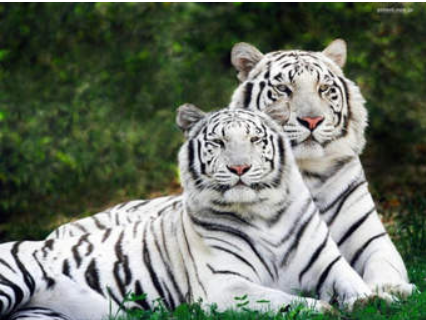
#> input picture ImageFlipping/images/input.png, 426 x 320 px, found by its file name
$ jupyter execute Image_Flipping.ipynb
#> lines starting #> are read from the running program, lines starting #| are printed output that depends on the picture
#Import Modules

[cell 1]
import cv2
import numpy as np
from google.colab.patches import cv2_imshow

#Load Image

[cell 2]
#image is loaded using cv2.imread() method,here flag is 0 ,specifies to load image in GRAYSCALE mode.
'''
Syntax:
  cv2.imread(path,flag)
Parameters:
  path: string representing the path of the image to be read.
  flag: specifies the way in which image should be read.
'''
img=cv2.imread("input.png",0)
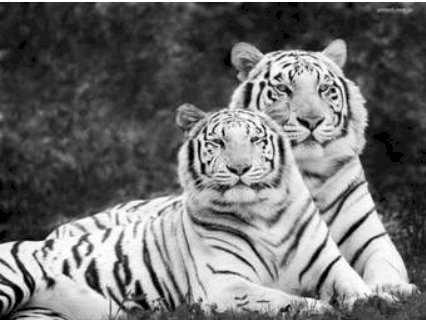
#> img: shape (320, 426); min 0, max 255, mean 110.6
cv2_imshow(img)

#Apply flipping Operation

[cell 3]
# To perform flipping operation,cv2.flip() method is used.
'''
Syntax:
  cv2.flip(image,flipCode)
Parameters:
  image: input image.
  flipCode: used to specify the way, we want to flip the image.
      ( 0 : vertical flip
        1 : horizontal flip
       -1 : vertical and horizontal flip together)
'''
vertically_flipped = cv2.flip(img,flipCode=0)
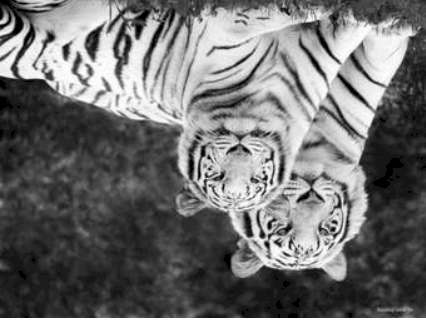
#> vertically_flipped: shape (320, 426); min 0, max 255, mean 110.6
horizontally_flipped = cv2.flip(img,flipCode=1)
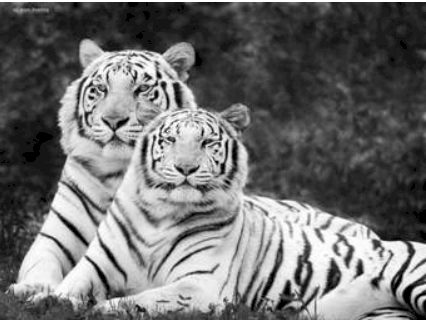
#> horizontally_flipped: shape (320, 426); min 0, max 255, mean 110.6
vertically_and_horizontally_flipped = cv2.flip(img,flipCode=-1)
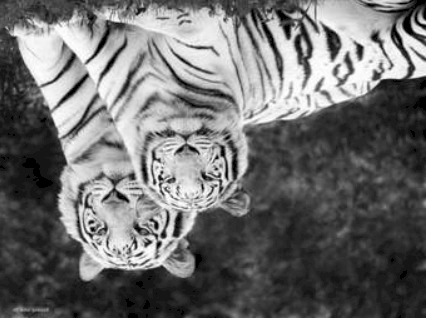
#> vertically_and_horizontally_flipped: shape (320, 426); min 0, max 255, mean 110.6
